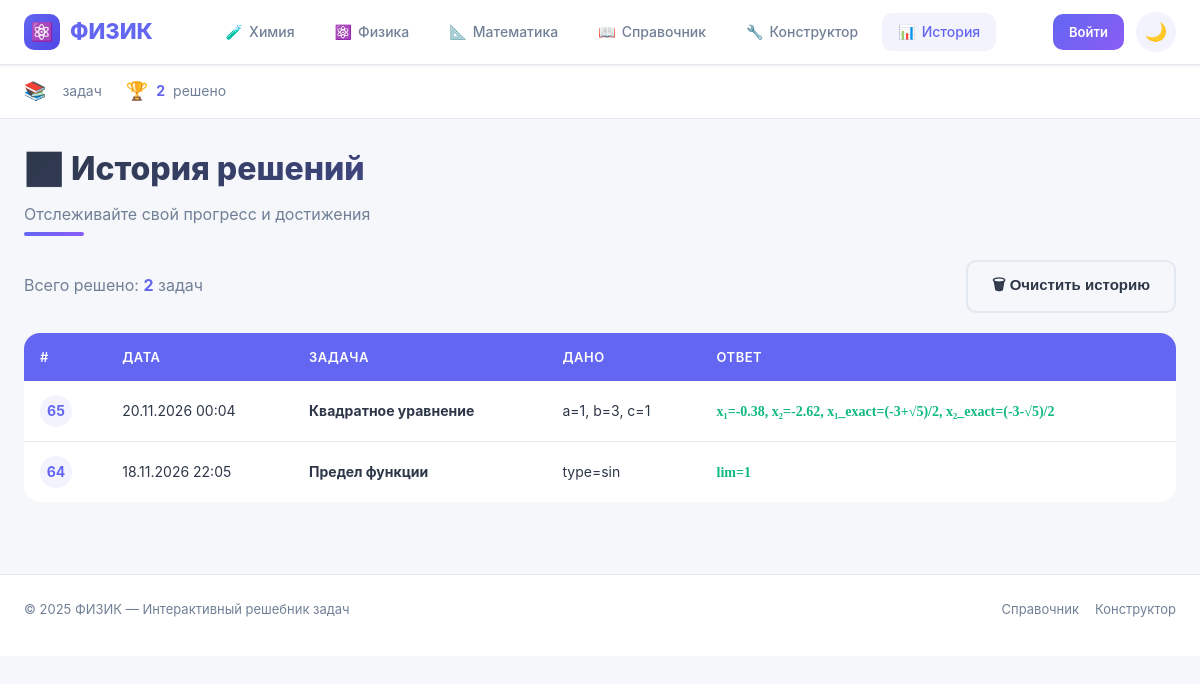
Page /history (signed in) on the earlier database version.
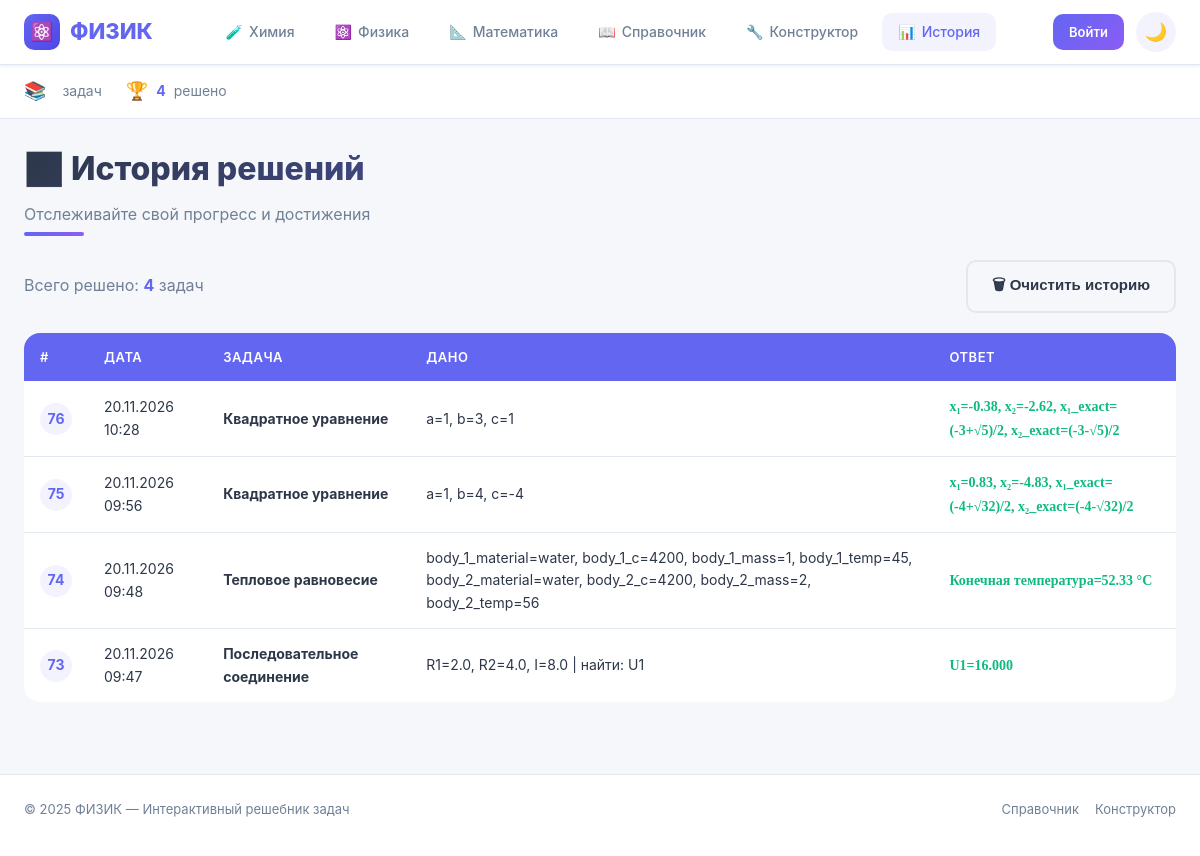
Same page on the later database version.
### tables this page shows
CREATE TABLE history (
            id INTEGER PRIMARY KEY AUTOINCREMENT,
            user_id INTEGER NOT NULL,
            task_id TEXT NOT NULL,
            task_name TEXT NOT NULL,
            inputs TEXT NOT NULL,
            results TEXT NOT NULL,
            created_at TEXT NOT NULL,
            FOREIGN KEY (user_id) REFERENCES users(id)
        );

### app.py (the view)
@app.route('/history')
def history():
    user = get_current_user()
    if not user:
        flash('Войдите в аккаунт', 'warning')
        return redirect(url_for('login'))
    records = get_history(user['id'])
    return render_template('history.html', records=records)

### app.py (called while the page is built)
def get_current_user():
    if 'user_id' in session:
        return get_user_by_id(session['user_id'])
    return None

### models.py (called while the page is built)
def _get_connection():
    conn = sqlite3.connect(DB_PATH)
    conn.execute("PRAGMA foreign_keys = ON")
    return conn

def get_user_by_id(user_id):
    with _get_connection() as conn:
        conn.row_factory = sqlite3.Row
        user = conn.execute("SELECT * FROM users WHERE id = ?", (user_id,)).fetchone()
        if not user:
            return None
        return {
            'id': user['id'],
            'username': user['username'],
            'email': user['email'],
            'avatar': user['avatar'],
            'xp': user['xp'],
            'coins': user['coins'],
            'streak': user['streak'],
            'created_at': user['created_at']
        }

def get_history(user_id, limit=50):
    with _get_connection() as conn:
        conn.row_factory = sqlite3.Row
        rows = conn.execute(
            "SELECT * FROM history WHERE user_id = ? ORDER BY id DESC LIMIT ?",
            (user_id, limit)
        ).fetchall()
    return [dict(r) for r in rows]

### templates/history.html (shortened to what this page needs)
{% extends 'base.html' %}
{% block content %}
<div class="page-header">
    <h1>📊 История решений</h1>
    <p class="subtitle">Отслеживайте свой прогресс и достижения</p>
</div>
{% if records %}
<div style="display: flex; justify-content: space-between; align-items: center; margin-bottom: 20px; flex-wrap: wrap; gap: 12px;">
    <div style="font-size: 16px; color: var(--text-secondary);">
        Всего решено: <strong style="color: var(--primary);">{{ records|length }}</strong> задач
    </div>
    <form method="post" action="{{ url_for('history_clear') }}"
          onsubmit="return confirm('Удалить всю историю?');">
        <button class="btn btn-outline" type="submit">🗑 Очистить историю</button>
    </form>
</div>
<div class="history-table">
    <table>
        <thead>
            <tr>
                <th>#</th>
                <th>Дата</th>
                <th>Задача</th>
                <th>Дано</th>
                <th>Ответ</th>
            </tr>
        </thead>
        <tbody>
            {% for r in records %}
            <tr class="history-row">
                <td><span class="history-number">{{ r.id }}</span></td>
                <td>{{ r.created_at }}</td>
                <td><b>{{ r.task_name }}</b></td>
                <td>{{ r.inputs }}</td>
                <td><span class="history-result">{{ r.results }}</span></td>
            </tr>
            {% endfor %}
        </tbody>
    </table>
</div>
{% endif %}
{% endblock %}

### templates/base.html (shortened to what this page needs)
<!doctype html>
<html lang="ru">
<head>
    <link rel="stylesheet" href="{{ url_for('static', filename='style.css') }}?v=13">
</head>
<body>
<header class="topbar">
    <div class="topbar-inner">
        <a href="{{ url_for('index') }}" class="logo">
            <span class="logo-icon">⚛️</span>
            <span class="logo-text">ФИЗИК</span>
        </a>
        <nav class="topnav">
            <a href="{{ url_for('chemistry') }}" class="topnav-item {% if request.endpoint == 'chemistry' %}active{% endif %}">
                <span class="topnav-icon">🧪</span>
                <span>Химия</span>
            </a>
            <a href="{{ url_for('index') }}" class="topnav-item {% if request.endpoint == 'index' %}active{% endif %}">
                <span class="topnav-icon">⚛️</span>
                <span>Физика</span>
            </a>
            <a href="{{ url_for('math') }}" class="topnav-item {% if request.endpoint == 'math' %}active{% endif %}">
                <span class="topnav-icon">📐</span>
                <span>Математика</span>
            </a>
            <a href="{{ url_for('reference') }}" class="topnav-item {% if request.endpoint == 'reference' %}active{% endif %}">
                <span class="topnav-icon">📖</span>
                <span>Справочник</span>
            </a>
            <a href="{{ url_for('builder') }}" class="topnav-item {% if request.endpoint == 'builder' %}active{% endif %}">
                <span class="topnav-icon">🔧</span>
                <span>Конструктор</span>
            </a>
            <a href="{{ url_for('history') }}" class="topnav-item {% if request.endpoint == 'history' %}active{% endif %}">
                <span class="topnav-icon">📊</span>
                <span>История</span>
            </a>
        </nav>
        <div class="topbar-right">
            {% if user %}
            <div class="user-badge">
                <div class="user-avatar">{{ user.username[0]|upper }}</div>
                <span class="user-name">{{ user.username }}</span>
                <a href="{{ url_for('profile') }}" class="topnav-item" title="Профиль">👤</a>
                <a href="{{ url_for('logout') }}" class="topnav-item" title="Выйти">🚪</a>
            </div>
            {% else %}
            <a href="{{ url_for('login') }}" class="btn" style="padding: 8px 16px; font-size: 13px;">Войти</a>
            {% endif %}
            <button id="theme-toggle" class="theme-btn" title="Сменить тему">🌙</button>
        </div>
    </div>
</header>
<div class="stats-bar">
    <div class="stats-inner">
        <div class="stat-item">
            <span class="stat-icon">📚</span>
            <span class="stat-label">задач</span>
        </div>
        {% if user %}
        <div class="stat-item">
            <span class="stat-icon">⭐</span>
            <span class="stat-value">{{ user.xp or 0 }}</span>
            <span class="stat-label">опыт</span>
        </div>
        <div class="stat-item">
            <span class="stat-icon">🪙</span>
            <span class="stat-value">{{ user.coins or 0 }}</span>
            <span class="stat-label">монеты</span>
        </div>
        <div class="stat-item">
            <span class="stat-icon">🔥</span>
            <span class="stat-value">{{ user.streak or 0 }}</span>
            <span class="stat-label">серия</span>
        </div>
        {% else %}
        <div class="stat-item">
            <span class="stat-icon">🏆</span>
            <span class="stat-value">{{ records|length if records else 0 }}</span>
            <span class="stat-label">решено</span>
        </div>
        {% endif %}
    </div>
</div>
<main>
    {% block content %}{% endblock %}
</main>
<footer class="site-footer">
    <div style="max-width: 1280px; margin: 0 auto;">
        <div style="display: flex; justify-content: space-between; align-items: center; margin-bottom: 12px;">
            <span>© 2025 ФИЗИК — Интерактивный решебник задач</span>
            <div style="display: flex; gap: 16px;">
                <a href="{{ url_for('reference') }}" style="color: var(--text-secondary); text-decoration: none; font-size: 13px;">Справочник</a>
                <a href="{{ url_for('builder') }}" style="color: var(--text-secondary); text-decoration: none; font-size: 13px;">Конструктор</a>
            </div>
        </div>
    </div>
</footer>
</body>
</html>

### templates/history.html (style rules this page uses)
.history-row { transition: all 0.2s ease; }
.history-number { display: inline-flex; align-items: center; justify-content: center; width: 32px; height: 32px; background: var(--primary-light); color: var(--primary); border-radius: 50%; font-weight: 700; font-size: 14px; }
.history-result { font-family: 'Times New Roman', serif; font-weight: 600; color: var(--success); }

Differences in the rows shown:
removed history: id "65", created_at "20.11.2026 00:04", task_name "Квадратное уравнение", inputs "a=1, b=3, c=1", results "x₁=-0.38, x₂=-2.62, x₁_exact=(-3+√5)/2, x₂_exact=(-3-√5)/2"
removed history: id "64", created_at "18.11.2026 22:05", task_name "Предел функции", inputs "type=sin", results "lim=1"
added history: id "76", created_at "20.11.2026 10:28", task_name "Квадратное уравнение", inputs "a=1, b=3, c=1", results "x₁=-0.38, x₂=-2.62, x₁_exact=(-3+√5)/2, x₂_exact=(-3-√5)/2"
added history: id "75", created_at "20.11.2026 09:56", task_name "Квадратное уравнение", inputs "a=1, b=4, c=-4", results "x₁=0.83, x₂=-4.83, x₁_exact=(-4+√32)/2, x₂_exact=(-4-√32)/2"
added history: id "74", created_at "20.11.2026 09:48", task_name "Тепловое равновесие", inputs "body_1_material=water, body_1_c=4200, body_1_mass=1, body_1_temp=45, body_2_material=water, body_2_c=4200, body_2_mass=2, body_2_temp=56", results "Конечная температура=52.33 °C"
added history: id "73", created_at "20.11.2026 09:47", task_name "Последовательное соединение", inputs "R1=2.0, R2=4.0, I=8.0 | найти: U1", results "U1=16.000"
Other differences:
{{ records|length if records else 0 }}: "2" → "4"
{{ records|length }}: "2" → "4"
